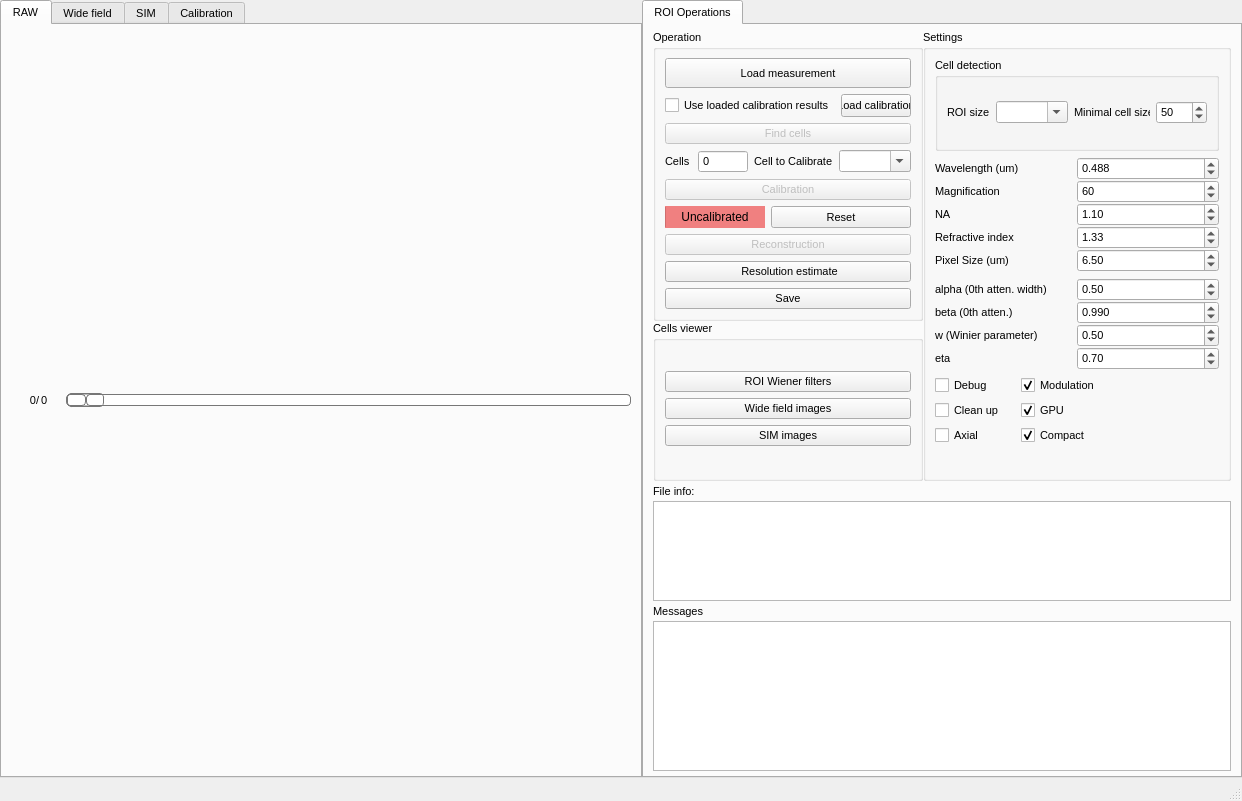
<?xml version="1.0" encoding="UTF-8"?>
<ui version="4.0">
 <class>MainWindow</class>
 <widget class="QMainWindow" name="MainWindow">
  <property name="geometry">
   <rect>
    <x>0</x>
    <y>0</y>
    <width>1242</width>
    <height>801</height>
   </rect>
  </property>
  <property name="minimumSize">
   <size>
    <width>1200</width>
    <height>800</height>
   </size>
  </property>
  <property name="windowTitle">
   <string>MainWindow</string>
  </property>
  <widget class="QWidget" name="centralwidget">
   <layout class="QGridLayout" name="gridLayout">
    <property name="leftMargin">
     <number>0</number>
    </property>
    <property name="topMargin">
     <number>0</number>
    </property>
    <property name="rightMargin">
     <number>0</number>
    </property>
    <property name="bottomMargin">
     <number>1</number>
    </property>
    <property name="horizontalSpacing">
     <number>3</number>
    </property>
    <property name="verticalSpacing">
     <number>2</number>
    </property>
    <item row="0" column="0" colspan="2">
     <layout class="QHBoxLayout" name="horizontalLayout">
      <item>
       <widget class="QTabWidget" name="imageTabs">
        <property name="enabled">
         <bool>true</bool>
        </property>
        <property name="font">
         <font>
          <pointsize>8</pointsize>
         </font>
        </property>
        <property name="currentIndex">
         <number>0</number>
        </property>
        <widget class="QWidget" name="imgStreamTab">
         <attribute name="title">
          <string>RAW</string>
         </attribute>
         <layout class="QGridLayout" name="gridLayout_8">
          <item row="0" column="0">
           <layout class="QGridLayout" name="rawImageLayout"/>
          </item>
          <item row="1" column="0">
           <layout class="QHBoxLayout" name="horizontalLayout_14">
            <property name="spacing">
             <number>0</number>
            </property>
            <property name="sizeConstraint">
             <enum>QLayout::SetDefaultConstraint</enum>
            </property>
            <item>
             <widget class="QLabel" name="rawImageNth">
              <property name="sizePolicy">
               <sizepolicy hsizetype="Minimum" vsizetype="Preferred">
                <horstretch>0</horstretch>
                <verstretch>0</verstretch>
               </sizepolicy>
              </property>
              <property name="minimumSize">
               <size>
                <width>25</width>
                <height>0</height>
               </size>
              </property>
              <property name="layoutDirection">
               <enum>Qt::LeftToRight</enum>
              </property>
              <property name="text">
               <string>0</string>
              </property>
              <property name="alignment">
               <set>Qt::AlignRight|Qt::AlignTrailing|Qt::AlignVCenter</set>
              </property>
             </widget>
            </item>
            <item>
             <widget class="QLabel" name="label_18">
              <property name="text">
               <string>/</string>
              </property>
             </widget>
            </item>
            <item>
             <widget class="QLabel" name="rawImageNtotal">
              <property name="sizePolicy">
               <sizepolicy hsizetype="Minimum" vsizetype="Preferred">
                <horstretch>0</horstretch>
                <verstretch>0</verstretch>
               </sizepolicy>
              </property>
              <property name="minimumSize">
               <size>
                <width>25</width>
                <height>0</height>
               </size>
              </property>
              <property name="text">
               <string>0</string>
              </property>
             </widget>
            </item>
            <item>
             <widget class="QSlider" name="rawImageSlider">
              <property name="minimumSize">
               <size>
                <width>400</width>
                <height>0</height>
               </size>
              </property>
              <property name="styleSheet">
               <string notr="true">QSlider::groove:horizontal {
border: 1px solid #bbb;
background: white;
height: 10px;
border-radius: 4px;
}

QSlider::sub-page:horizontal {
background: qlineargradient(x1: 0, y1: 0,    x2: 0, y2: 1,
    stop: 0 #66e, stop: 1 #bbf);
background: qlineargradient(x1: 0, y1: 0.2, x2: 1, y2: 1,
    stop: 0 #bbf, stop: 1 #55f);
border: 1px solid #777;
height: 10px;
border-radius: 4px;
}

QSlider::add-page:horizontal {
background: #fff;
border: 1px solid #777;
height: 10px;
border-radius: 4px;
}

QSlider::handle:horizontal {
background: qlineargradient(x1:0, y1:0, x2:1, y2:1,
    stop:0 #eee, stop:1 #ccc);
border: 1px solid #777;
width: 35px;
margin-top: -2px;
margin-bottom: -2px;
border-radius: 4px;
}

QSlider::handle:horizontal:hover {
background: qlineargradient(x1:0, y1:0, x2:1, y2:1,
    stop:0 #fff, stop:1 #ddd);
border: 1px solid #444;
border-radius: 4px;
}

QSlider::sub-page:horizontal:disabled {
background: #bbb;
border-color: #999;
}

QSlider::add-page:horizontal:disabled {
background: #eee;
border-color: #999;
}

QSlider::handle:horizontal:disabled {
background: #eee;
border: 1px solid #aaa;
border-radius: 4px;
}</string>
              </property>
              <property name="maximum">
               <number>500</number>
              </property>
              <property name="orientation">
               <enum>Qt::Horizontal</enum>
              </property>
             </widget>
            </item>
           </layout>
          </item>
         </layout>
        </widget>
        <widget class="QWidget" name="wfTab">
         <attribute name="title">
          <string>Wide field</string>
         </attribute>
         <layout class="QGridLayout" name="gridLayout_4">
          <item row="0" column="0">
           <layout class="QGridLayout" name="wfImageLayout"/>
          </item>
          <item row="1" column="0">
           <layout class="QHBoxLayout" name="horizontalLayout_19">
            <property name="spacing">
             <number>0</number>
            </property>
            <item>
             <widget class="QLabel" name="wfImageNth">
              <property name="minimumSize">
               <size>
                <width>25</width>
                <height>0</height>
               </size>
              </property>
              <property name="text">
               <string>0</string>
              </property>
              <property name="alignment">
               <set>Qt::AlignRight|Qt::AlignTrailing|Qt::AlignVCenter</set>
              </property>
             </widget>
            </item>
            <item>
             <widget class="QLabel" name="label_22">
              <property name="text">
               <string>/</string>
              </property>
             </widget>
            </item>
            <item>
             <widget class="QLabel" name="wfImageNtotal">
              <property name="minimumSize">
               <size>
                <width>25</width>
                <height>0</height>
               </size>
              </property>
              <property name="text">
               <string>0</string>
              </property>
             </widget>
            </item>
            <item>
             <widget class="QSlider" name="wfImageSlider">
              <property name="minimumSize">
               <size>
                <width>400</width>
                <height>0</height>
               </size>
              </property>
              <property name="styleSheet">
               <string notr="true">QSlider::groove:horizontal {
border: 1px solid #bbb;
background: white;
height: 10px;
border-radius: 4px;
}

QSlider::sub-page:horizontal {
background: qlineargradient(x1: 0, y1: 0,    x2: 0, y2: 1,
    stop: 0 #66e, stop: 1 #bbf);
background: qlineargradient(x1: 0, y1: 0.2, x2: 1, y2: 1,
    stop: 0 #bbf, stop: 1 #55f);
border: 1px solid #777;
height: 10px;
border-radius: 4px;
}

QSlider::add-page:horizontal {
background: #fff;
border: 1px solid #777;
height: 10px;
border-radius: 4px;
}

QSlider::handle:horizontal {
background: qlineargradient(x1:0, y1:0, x2:1, y2:1,
    stop:0 #eee, stop:1 #ccc);
border: 1px solid #777;
width: 35px;
margin-top: -2px;
margin-bottom: -2px;
border-radius: 4px;
}

QSlider::handle:horizontal:hover {
background: qlineargradient(x1:0, y1:0, x2:1, y2:1,
    stop:0 #fff, stop:1 #ddd);
border: 1px solid #444;
border-radius: 4px;
}

QSlider::sub-page:horizontal:disabled {
background: #bbb;
border-color: #999;
}

QSlider::add-page:horizontal:disabled {
background: #eee;
border-color: #999;
}

QSlider::handle:horizontal:disabled {
background: #eee;
border: 1px solid #aaa;
border-radius: 4px;
}</string>
              </property>
              <property name="maximum">
               <number>500</number>
              </property>
              <property name="orientation">
               <enum>Qt::Horizontal</enum>
              </property>
             </widget>
            </item>
           </layout>
          </item>
         </layout>
        </widget>
        <widget class="QWidget" name="simTab">
         <property name="enabled">
          <bool>false</bool>
         </property>
         <attribute name="title">
          <string>SIM</string>
         </attribute>
         <layout class="QVBoxLayout" name="verticalLayout_8">
          <item>
           <layout class="QGridLayout" name="simImageLayout"/>
          </item>
          <item>
           <layout class="QHBoxLayout" name="horizontalLayout_24">
            <item>
             <widget class="QLabel" name="simImageNth">
              <property name="minimumSize">
               <size>
                <width>25</width>
                <height>0</height>
               </size>
              </property>
              <property name="text">
               <string>0</string>
              </property>
              <property name="alignment">
               <set>Qt::AlignRight|Qt::AlignTrailing|Qt::AlignVCenter</set>
              </property>
             </widget>
            </item>
            <item>
             <widget class="QLabel" name="label_21">
              <property name="text">
               <string>/</string>
              </property>
             </widget>
            </item>
            <item>
             <widget class="QLabel" name="simImageNtotal">
              <property name="minimumSize">
               <size>
                <width>25</width>
                <height>0</height>
               </size>
              </property>
              <property name="text">
               <string>0</string>
              </property>
             </widget>
            </item>
            <item>
             <widget class="QSlider" name="simImageSlider">
              <property name="minimumSize">
               <size>
                <width>400</width>
                <height>0</height>
               </size>
              </property>
              <property name="styleSheet">
               <string notr="true">QSlider::groove:horizontal {
border: 1px solid #bbb;
background: white;
height: 10px;
border-radius: 4px;
}

QSlider::sub-page:horizontal {
background: qlineargradient(x1: 0, y1: 0,    x2: 0, y2: 1,
    stop: 0 #66e, stop: 1 #bbf);
background: qlineargradient(x1: 0, y1: 0.2, x2: 1, y2: 1,
    stop: 0 #bbf, stop: 1 #55f);
border: 1px solid #777;
height: 10px;
border-radius: 4px;
}

QSlider::add-page:horizontal {
background: #fff;
border: 1px solid #777;
height: 10px;
border-radius: 4px;
}

QSlider::handle:horizontal {
background: qlineargradient(x1:0, y1:0, x2:1, y2:1,
    stop:0 #eee, stop:1 #ccc);
border: 1px solid #777;
width: 35px;
margin-top: -2px;
margin-bottom: -2px;
border-radius: 4px;
}

QSlider::handle:horizontal:hover {
background: qlineargradient(x1:0, y1:0, x2:1, y2:1,
    stop:0 #fff, stop:1 #ddd);
border: 1px solid #444;
border-radius: 4px;
}

QSlider::sub-page:horizontal:disabled {
background: #bbb;
border-color: #999;
}

QSlider::add-page:horizontal:disabled {
background: #eee;
border-color: #999;
}

QSlider::handle:horizontal:disabled {
background: #eee;
border: 1px solid #aaa;
border-radius: 4px;
}</string>
              </property>
              <property name="maximum">
               <number>500</number>
              </property>
              <property name="orientation">
               <enum>Qt::Horizontal</enum>
              </property>
             </widget>
            </item>
           </layout>
          </item>
         </layout>
        </widget>
        <widget class="QWidget" name="calibrationTab">
         <attribute name="title">
          <string>Calibration</string>
         </attribute>
         <layout class="QVBoxLayout" name="verticalLayout_2">
          <item>
           <layout class="QGridLayout" name="calibrationLayout"/>
          </item>
         </layout>
        </widget>
       </widget>
      </item>
      <item>
       <widget class="QTabWidget" name="imgCaptured_2">
        <property name="enabled">
         <bool>true</bool>
        </property>
        <property name="minimumSize">
         <size>
          <width>600</width>
          <height>0</height>
         </size>
        </property>
        <property name="maximumSize">
         <size>
          <width>600</width>
          <height>16777215</height>
         </size>
        </property>
        <property name="font">
         <font>
          <pointsize>8</pointsize>
         </font>
        </property>
        <property name="currentIndex">
         <number>0</number>
        </property>
        <widget class="QWidget" name="operations">
         <property name="enabled">
          <bool>true</bool>
         </property>
         <attribute name="title">
          <string>ROI Operations</string>
         </attribute>
         <layout class="QGridLayout" name="gridLayout_2">
          <property name="topMargin">
           <number>5</number>
          </property>
          <property name="bottomMargin">
           <number>5</number>
          </property>
          <property name="spacing">
           <number>0</number>
          </property>
          <item row="4" column="0" colspan="3">
           <layout class="QVBoxLayout" name="verticalLayout_10">
            <property name="spacing">
             <number>0</number>
            </property>
            <item>
             <widget class="QTextBrowser" name="fileInfo">
              <property name="minimumSize">
               <size>
                <width>0</width>
                <height>50</height>
               </size>
              </property>
              <property name="maximumSize">
               <size>
                <width>16777215</width>
                <height>100</height>
               </size>
              </property>
             </widget>
            </item>
            <item>
             <widget class="QLabel" name="label_5">
              <property name="maximumSize">
               <size>
                <width>16777215</width>
                <height>20</height>
               </size>
              </property>
              <property name="text">
               <string>Messages</string>
              </property>
             </widget>
            </item>
            <item>
             <widget class="QTextEdit" name="MessageBox">
              <property name="minimumSize">
               <size>
                <width>0</width>
                <height>45</height>
               </size>
              </property>
              <property name="maximumSize">
               <size>
                <width>16777215</width>
                <height>150</height>
               </size>
              </property>
             </widget>
            </item>
           </layout>
          </item>
          <item row="0" column="2" rowspan="2">
           <widget class="QGroupBox" name="groupBox_4">
            <property name="title">
             <string>Settings</string>
            </property>
            <layout class="QVBoxLayout" name="verticalLayout_3">
             <item>
              <widget class="QGroupBox" name="groupBox">
               <property name="title">
                <string>Cell detection </string>
               </property>
               <layout class="QHBoxLayout" name="horizontalLayout_22">
                <item>
                 <layout class="QVBoxLayout" name="verticalLayout_4">
                  <item>
                   <layout class="QHBoxLayout" name="horizontalLayout_2">
                    <item>
                     <widget class="QLabel" name="label_3">
                      <property name="text">
                       <string>ROI size</string>
                      </property>
                     </widget>
                    </item>
                    <item>
                     <widget class="QComboBox" name="roiSizeCombo">
                      <property name="editable">
                       <bool>true</bool>
                      </property>
                      <property name="currentIndex">
                       <number>-1</number>
                      </property>
                     </widget>
                    </item>
                    <item>
                     <widget class="QLabel" name="label_2">
                      <property name="text">
                       <string>Minimal cell size</string>
                      </property>
                     </widget>
                    </item>
                    <item>
                     <widget class="QSpinBox" name="minCellSizeInput">
                      <property name="maximum">
                       <number>1024</number>
                      </property>
                      <property name="value">
                       <number>50</number>
                      </property>
                     </widget>
                    </item>
                   </layout>
                  </item>
                 </layout>
                </item>
               </layout>
              </widget>
             </item>
             <item>
              <layout class="QHBoxLayout" name="horizontalLayout_15">
               <property name="spacing">
                <number>0</number>
               </property>
               <item>
                <layout class="QVBoxLayout" name="verticalLayout">
                 <property name="spacing">
                  <number>0</number>
                 </property>
                 <item>
                  <layout class="QHBoxLayout" name="horizontalLayout_6">
                   <item>
                    <widget class="QLabel" name="label_9">
                     <property name="minimumSize">
                      <size>
                       <width>85</width>
                       <height>0</height>
                      </size>
                     </property>
                     <property name="text">
                      <string>Wavelength (um)</string>
                     </property>
                    </widget>
                   </item>
                   <item>
                    <widget class="QDoubleSpinBox" name="wavelengthValue">
                     <property name="minimumSize">
                      <size>
                       <width>70</width>
                       <height>0</height>
                      </size>
                     </property>
                     <property name="readOnly">
                      <bool>false</bool>
                     </property>
                     <property name="decimals">
                      <number>3</number>
                     </property>
                     <property name="maximum">
                      <double>2.000000000000000</double>
                     </property>
                     <property name="value">
                      <double>0.488000000000000</double>
                     </property>
                    </widget>
                   </item>
                  </layout>
                 </item>
                 <item>
                  <layout class="QHBoxLayout" name="horizontalLayout_3">
                   <item>
                    <widget class="QLabel" name="label_7">
                     <property name="minimumSize">
                      <size>
                       <width>85</width>
                       <height>0</height>
                      </size>
                     </property>
                     <property name="text">
                      <string>Magnification</string>
                     </property>
                    </widget>
                   </item>
                   <item>
                    <widget class="QSpinBox" name="magnificationValue">
                     <property name="minimumSize">
                      <size>
                       <width>70</width>
                       <height>0</height>
                      </size>
                     </property>
                     <property name="value">
                      <number>60</number>
                     </property>
                    </widget>
                   </item>
                  </layout>
                 </item>
                 <item>
                  <layout class="QHBoxLayout" name="horizontalLayout_4">
                   <item>
                    <widget class="QLabel" name="label_8">
                     <property name="minimumSize">
                      <size>
                       <width>85</width>
                       <height>0</height>
                      </size>
                     </property>
                     <property name="text">
                      <string>NA</string>
                     </property>
                    </widget>
                   </item>
                   <item>
                    <widget class="QDoubleSpinBox" name="naValue">
                     <property name="minimumSize">
                      <size>
                       <width>70</width>
                       <height>0</height>
                      </size>
                     </property>
                     <property name="maximum">
                      <double>1.500000000000000</double>
                     </property>
                     <property name="value">
                      <double>1.100000000000000</double>
                     </property>
                    </widget>
                   </item>
                  </layout>
                 </item>
                 <item>
                  <layout class="QHBoxLayout" name="horizontalLayout_5">
                   <item>
                    <widget class="QLabel" name="label_10">
                     <property name="minimumSize">
                      <size>
                       <width>85</width>
                       <height>0</height>
                      </size>
                     </property>
                     <property name="text">
                      <string>Refractive index</string>
                     </property>
                    </widget>
                   </item>
                   <item>
                    <widget class="QDoubleSpinBox" name="nValue">
                     <property name="minimumSize">
                      <size>
                       <width>70</width>
                       <height>0</height>
                      </size>
                     </property>
                     <property name="maximum">
                      <double>2.000000000000000</double>
                     </property>
                     <property name="value">
                      <double>1.330000000000000</double>
                     </property>
                    </widget>
                   </item>
                  </layout>
                 </item>
                 <item>
                  <layout class="QHBoxLayout" name="horizontalLayout_7">
                   <item>
                    <widget class="QLabel" name="label_6">
                     <property name="minimumSize">
                      <size>
                       <width>85</width>
                       <height>0</height>
                      </size>
                     </property>
                     <property name="text">
                      <string>Pixel Size (um)</string>
                     </property>
                    </widget>
                   </item>
                   <item>
                    <widget class="QDoubleSpinBox" name="pixelsizeValue">
                     <property name="minimumSize">
                      <size>
                       <width>70</width>
                       <height>0</height>
                      </size>
                     </property>
                     <property name="value">
                      <double>6.500000000000000</double>
                     </property>
                    </widget>
                   </item>
                  </layout>
                 </item>
                </layout>
               </item>
              </layout>
             </item>
             <item>
              <layout class="QVBoxLayout" name="verticalLayout_5">
               <property name="spacing">
                <number>0</number>
               </property>
               <item>
                <layout class="QHBoxLayout" name="horizontalLayout_8">
                 <item>
                  <widget class="QLabel" name="label_11">
                   <property name="minimumSize">
                    <size>
                     <width>115</width>
                     <height>0</height>
                    </size>
                   </property>
                   <property name="text">
                    <string>alpha (0th atten. width)</string>
                   </property>
                  </widget>
                 </item>
                 <item>
                  <widget class="QDoubleSpinBox" name="alphaValue">
                   <property name="maximum">
                    <double>1.500000000000000</double>
                   </property>
                   <property name="singleStep">
                    <double>0.100000000000000</double>
                   </property>
                   <property name="value">
                    <double>0.500000000000000</double>
                   </property>
                  </widget>
                 </item>
                </layout>
               </item>
               <item>
                <layout class="QHBoxLayout" name="horizontalLayout_9">
                 <item>
                  <widget class="QLabel" name="label_12">
                   <property name="minimumSize">
                    <size>
                     <width>115</width>
                     <height>0</height>
                    </size>
                   </property>
                   <property name="text">
                    <string>beta (0th atten.)</string>
                   </property>
                  </widget>
                 </item>
                 <item>
                  <widget class="QDoubleSpinBox" name="betaValue">
                   <property name="decimals">
                    <number>3</number>
                   </property>
                   <property name="maximum">
                    <double>1.500000000000000</double>
                   </property>
                   <property name="singleStep">
                    <double>0.010000000000000</double>
                   </property>
                   <property name="value">
                    <double>0.990000000000000</double>
                   </property>
                  </widget>
                 </item>
                </layout>
               </item>
               <item>
                <layout class="QHBoxLayout" name="horizontalLayout_10">
                 <item>
                  <widget class="QLabel" name="label_13">
                   <property name="minimumSize">
                    <size>
                     <width>115</width>
                     <height>0</height>
                    </size>
                   </property>
                   <property name="text">
                    <string>w (Winier parameter)</string>
                   </property>
                  </widget>
                 </item>
                 <item>
                  <widget class="QDoubleSpinBox" name="wValue">
                   <property name="maximum">
                    <double>10.000000000000000</double>
                   </property>
                   <property name="singleStep">
                    <double>0.100000000000000</double>
                   </property>
                   <property name="value">
                    <double>0.500000000000000</double>
                   </property>
                  </widget>
                 </item>
                </layout>
               </item>
               <item>
                <layout class="QHBoxLayout" name="horizontalLayout_11">
                 <item>
                  <widget class="QLabel" name="label_14">
                   <property name="minimumSize">
                    <size>
                     <width>115</width>
                     <height>0</height>
                    </size>
                   </property>
                   <property name="text">
                    <string>eta</string>
                   </property>
                  </widget>
                 </item>
                 <item>
                  <widget class="QDoubleSpinBox" name="etaValue">
                   <property name="maximum">
                    <double>1.500000000000000</double>
                   </property>
                   <property name="singleStep">
                    <double>0.010000000000000</double>
                   </property>
                   <property name="value">
                    <double>0.700000000000000</double>
                   </property>
                  </widget>
                 </item>
                </layout>
               </item>
              </layout>
             </item>
             <item>
              <layout class="QFormLayout" name="formLayout">
               <item row="0" column="0">
                <widget class="QCheckBox" name="debugCheck">
                 <property name="minimumSize">
                  <size>
                   <width>80</width>
                   <height>0</height>
                  </size>
                 </property>
                 <property name="text">
                  <string>Debug</string>
                 </property>
                </widget>
               </item>
               <item row="0" column="1">
                <widget class="QCheckBox" name="usemodulationCheck">
                 <property name="minimumSize">
                  <size>
                   <width>80</width>
                   <height>0</height>
                  </size>
                 </property>
                 <property name="text">
                  <string>Modulation</string>
                 </property>
                 <property name="checked">
                  <bool>true</bool>
                 </property>
                </widget>
               </item>
               <item row="1" column="0">
                <widget class="QCheckBox" name="cleanupCheck">
                 <property name="minimumSize">
                  <size>
                   <width>80</width>
                   <height>0</height>
                  </size>
                 </property>
                 <property name="text">
                  <string>Clean up</string>
                 </property>
                </widget>
               </item>
               <item row="1" column="1">
                <widget class="QCheckBox" name="gpuCheck">
                 <property name="minimumSize">
                  <size>
                   <width>80</width>
                   <height>0</height>
                  </size>
                 </property>
                 <property name="text">
                  <string>GPU</string>
                 </property>
                 <property name="checkable">
                  <bool>true</bool>
                 </property>
                 <property name="checked">
                  <bool>true</bool>
                 </property>
                 <property name="tristate">
                  <bool>false</bool>
                 </property>
                </widget>
               </item>
               <item row="2" column="0">
                <widget class="QCheckBox" name="axialCheck">
                 <property name="minimumSize">
                  <size>
                   <width>80</width>
                   <height>0</height>
                  </size>
                 </property>
                 <property name="text">
                  <string>Axial</string>
                 </property>
                </widget>
               </item>
               <item row="2" column="1">
                <widget class="QCheckBox" name="compactCheck">
                 <property name="text">
                  <string>Compact</string>
                 </property>
                 <property name="checked">
                  <bool>true</bool>
                 </property>
                </widget>
               </item>
              </layout>
             </item>
            </layout>
           </widget>
          </item>
          <item row="0" column="0">
           <widget class="QGroupBox" name="groupBox_2">
            <property name="title">
             <string>Operation</string>
            </property>
            <layout class="QVBoxLayout" name="verticalLayout_7">
             <item>
              <layout class="QGridLayout" name="gridLayout_3">
               <item row="0" column="0">
                <widget class="QPushButton" name="loadFileButton">
                 <property name="minimumSize">
                  <size>
                   <width>160</width>
                   <height>30</height>
                  </size>
                 </property>
                 <property name="text">
                  <string>Load measurement</string>
                 </property>
                </widget>
               </item>
               <item row="1" column="0">
                <layout class="QHBoxLayout" name="horizontalLayout_13">
                 <item>
                  <widget class="QCheckBox" name="useLoadedResultsCheck">
                   <property name="sizePolicy">
                    <sizepolicy hsizetype="Minimum" vsizetype="Fixed">
                     <horstretch>0</horstretch>
                     <verstretch>1</verstretch>
                    </sizepolicy>
                   </property>
                   <property name="layoutDirection">
                    <enum>Qt::LeftToRight</enum>
                   </property>
                   <property name="autoFillBackground">
                    <bool>false</bool>
                   </property>
                   <property name="text">
                    <string>Use loaded calibration results</string>
                   </property>
                  </widget>
                 </item>
                 <item>
                  <widget class="QPushButton" name="calibrationLoad">
                   <property name="sizePolicy">
                    <sizepolicy hsizetype="Minimum" vsizetype="Minimum">
                     <horstretch>0</horstretch>
                     <verstretch>0</verstretch>
                    </sizepolicy>
                   </property>
                   <property name="minimumSize">
                    <size>
                     <width>70</width>
                     <height>23</height>
                    </size>
                   </property>
                   <property name="maximumSize">
                    <size>
                     <width>16777215</width>
                     <height>23</height>
                    </size>
                   </property>
                   <property name="text">
                    <string>Load calibration</string>
                   </property>
                  </widget>
                 </item>
                </layout>
               </item>
              </layout>
             </item>
             <item>
              <layout class="QHBoxLayout" name="horizontalLayout_12">
               <item>
                <widget class="QPushButton" name="findCellButton">
                 <property name="enabled">
                  <bool>false</bool>
                 </property>
                 <property name="minimumSize">
                  <size>
                   <width>120</width>
                   <height>0</height>
                  </size>
                 </property>
                 <property name="text">
                  <string>Find cells</string>
                 </property>
                </widget>
               </item>
              </layout>
             </item>
             <item>
              <layout class="QHBoxLayout" name="horizontalLayout_16">
               <item>
                <widget class="QLabel" name="label_4">
                 <property name="layoutDirection">
                  <enum>Qt::RightToLeft</enum>
                 </property>
                 <property name="text">
                  <string>Cells</string>
                 </property>
                 <property name="alignment">
                  <set>Qt::AlignLeading|Qt::AlignLeft|Qt::AlignVCenter</set>
                 </property>
                </widget>
               </item>
               <item>
                <widget class="QSpinBox" name="cellNumber">
                 <property name="minimumSize">
                  <size>
                   <width>50</width>
                   <height>0</height>
                  </size>
                 </property>
                 <property name="readOnly">
                  <bool>true</bool>
                 </property>
                 <property name="buttonSymbols">
                  <enum>QAbstractSpinBox::NoButtons</enum>
                 </property>
                </widget>
               </item>
               <item>
                <widget class="QLabel" name="label_15">
                 <property name="layoutDirection">
                  <enum>Qt::RightToLeft</enum>
                 </property>
                 <property name="text">
                  <string>Cell to Calibrate</string>
                 </property>
                 <property name="alignment">
                  <set>Qt::AlignLeading|Qt::AlignLeft|Qt::AlignVCenter</set>
                 </property>
                </widget>
               </item>
               <item>
                <widget class="QComboBox" name="cellPickCombo">
                 <property name="editable">
                  <bool>true</bool>
                 </property>
                 <property name="currentIndex">
                  <number>-1</number>
                 </property>
                </widget>
               </item>
              </layout>
             </item>
             <item>
              <widget class="QPushButton" name="calibrationButton">
               <property name="enabled">
                <bool>false</bool>
               </property>
               <property name="minimumSize">
                <size>
                 <width>120</width>
                 <height>0</height>
                </size>
               </property>
               <property name="text">
                <string>Calibration</string>
               </property>
              </widget>
             </item>
             <item>
              <layout class="QHBoxLayout" name="horizontalLayout_23">
               <item>
                <widget class="QProgressBar" name="roiCalibrationProgress">
                 <property name="minimumSize">
                  <size>
                   <width>65</width>
                   <height>0</height>
                  </size>
                 </property>
                 <property name="maximumSize">
                  <size>
                   <width>100</width>
                   <height>16777215</height>
                  </size>
                 </property>
                 <property name="styleSheet">
                  <string notr="true">QProgressBar
{
background-color :#F08080;
border : 1px;
}</string>
                 </property>
                 <property name="value">
                  <number>0</number>
                 </property>
                 <property name="alignment">
                  <set>Qt::AlignCenter</set>
                 </property>
                 <property name="textVisible">
                  <bool>true</bool>
                 </property>
                 <property name="format">
                  <string>Uncalibrated</string>
                 </property>
                </widget>
               </item>
               <item>
                <widget class="QPushButton" name="resetMeasureButton">
                 <property name="sizePolicy">
                  <sizepolicy hsizetype="Minimum" vsizetype="Minimum">
                   <horstretch>0</horstretch>
                   <verstretch>0</verstretch>
                  </sizepolicy>
                 </property>
                 <property name="minimumSize">
                  <size>
                   <width>70</width>
                   <height>20</height>
                  </size>
                 </property>
                 <property name="maximumSize">
                  <size>
                   <width>16777215</width>
                   <height>23</height>
                  </size>
                 </property>
                 <property name="text">
                  <string>Reset</string>
                 </property>
                </widget>
               </item>
              </layout>
             </item>
             <item>
              <widget class="QPushButton" name="reconstructionButton">
               <property name="enabled">
                <bool>false</bool>
               </property>
               <property name="text">
                <string>Reconstruction</string>
               </property>
              </widget>
             </item>
             <item>
              <widget class="QPushButton" name="resolutionEstimateButton">
               <property name="text">
                <string> Resolution estimate</string>
               </property>
              </widget>
             </item>
             <item>
              <widget class="QPushButton" name="calibrationSave">
               <property name="sizePolicy">
                <sizepolicy hsizetype="Minimum" vsizetype="Minimum">
                 <horstretch>0</horstretch>
                 <verstretch>0</verstretch>
                </sizepolicy>
               </property>
               <property name="minimumSize">
                <size>
                 <width>70</width>
                 <height>20</height>
                </size>
               </property>
               <property name="maximumSize">
                <size>
                 <width>16777215</width>
                 <height>23</height>
                </size>
               </property>
               <property name="text">
                <string>Save</string>
               </property>
              </widget>
             </item>
            </layout>
           </widget>
          </item>
          <item row="1" column="0">
           <widget class="QGroupBox" name="groupBox_3">
            <property name="title">
             <string>Cells viewer</string>
            </property>
            <layout class="QVBoxLayout" name="verticalLayout_11">
             <item>
              <layout class="QVBoxLayout" name="verticalLayout_6">
               <item>
                <widget class="QPushButton" name="roiCalibrationButton">
                 <property name="text">
                  <string>ROI Wiener filters</string>
                 </property>
                </widget>
               </item>
               <item>
                <widget class="QPushButton" name="wfViewerButton">
                 <property name="text">
                  <string>Wide field images</string>
                 </property>
                </widget>
               </item>
               <item>
                <widget class="QPushButton" name="simViewerButton">
                 <property name="text">
                  <string>SIM images</string>
                 </property>
                </widget>
               </item>
              </layout>
             </item>
            </layout>
           </widget>
          </item>
          <item row="3" column="0" colspan="3">
           <layout class="QVBoxLayout" name="verticalLayout_9">
            <property name="spacing">
             <number>0</number>
            </property>
            <item>
             <widget class="QLabel" name="label">
              <property name="maximumSize">
               <size>
                <width>16777215</width>
                <height>20</height>
               </size>
              </property>
              <property name="text">
               <string>File info:</string>
              </property>
             </widget>
            </item>
           </layout>
          </item>
         </layout>
        </widget>
       </widget>
      </item>
     </layout>
    </item>
   </layout>
  </widget>
  <widget class="QStatusBar" name="statusbar"/>
 </widget>
 <resources/>
 <connections/>
</ui>
